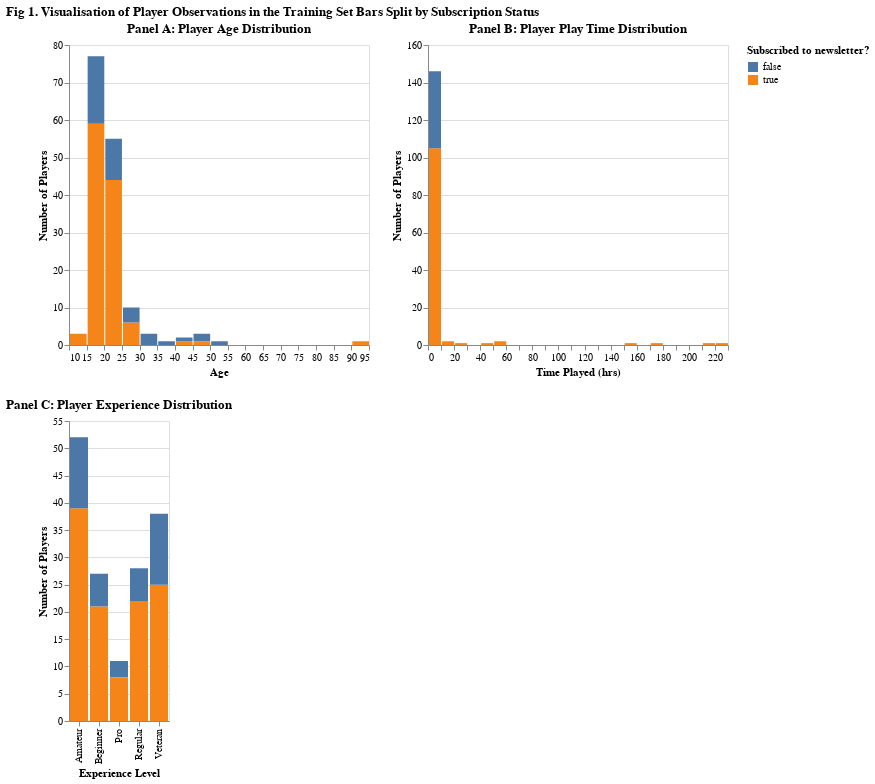

Notebook source saved alongside this figure:
### Markdown cell above
Shown below is Figure 1: A Visualisation of Player Observations in the Training Set Bars Split by Subscription Status, split by subscription status.

Orange = subscribed to the newsletter, Blue = not subscribed to the newsletter

* Panel A shows the distributions of the players' ages as a histogram.
* Panel B shows the distributions of the players' play time in hours as a histogram.
* Panel C shows the distributions of the players' experience as a bar graph.

### Code cell
age_dist = alt.Chart(players_train).mark_bar().encode(
    x = alt.X('age').bin(step=5).title('Age'),
    y = alt.Y('count()').title('Number of Players'),
    color = alt.Color('subscribe').title('Subscribed to newsletter?')
).properties(
    title=['Panel A: Player Age Distribution']
)

time_dist = alt.Chart(players_train).mark_bar().encode(
    x = alt.X('played_hours').bin(step=10).title('Time Played (hrs)'),
    y = alt.Y('count()').title('Number of Players'),
    color = alt.Color('subscribe').title('Subscribed to newsletter?')
).properties(
    title=['Panel B: Player Play Time Distribution']
)

exp_bar = alt.Chart(players_train).mark_bar().encode(
    x = alt.X('experience').title('Experience Level'),
    y = alt.Y('count()').title('Number of Players'),
    color = alt.Color('subscribe').title('Subscribed to newsletter?')
).properties(
    title=['Panel C: Player Experience Distribution']
)


alt.vconcat(alt.hconcat(age_dist, time_dist), exp_bar).properties(title=['Fig 1. Visualisation of Player Observations in the Training Set Bars Split by Subscription Status'])

### Figure 1 — Vega-Lite specification as saved in the notebook (floating-point values rounded to 4 significant figures; data arrays with more than 128 entries replaced by an {"elided": "..."} marker saying what was removed)
{"config": {"view": {"continuousWidth": 300, "continuousHeight": 300}}, "vconcat": [{"hconcat": [{"mark": {"type": "bar"}, "encoding": {"color": {"field": "subscribe", "title": "Subscribed to newsletter?", "type": "nominal"}, "x": {"bin": {"step": 5}, "field": "age", "title": "Age", "type": "quantitative"}, "y": {"aggregate": "count", "title": "Number of Players", "type": "quantitative"}}, "title": ["Panel A: Player Age Distribution"]}, {"mark": {"type": "bar"}, "encoding": {"color": {"field": "subscribe", "title": "Subscribed to newsletter?", "type": "nominal"}, "x": {"bin": {"step": 10}, "field": "played_hours", "title": "Time Played (hrs)", "type": "quantitative"}, "y": {"aggregate": "count", "title": "Number of Players", "type": "quantitative"}}, "title": ["Panel B: Player Play Time Distribution"]}]}, {"mark": {"type": "bar"}, "encoding": {"color": {"field": "subscribe", "title": "Subscribed to newsletter?", "type": "nominal"}, "x": {"field": "experience", "title": "Experience Level", "type": "nominal"}, "y": {"aggregate": "count", "title": "Number of Players", "type": "quantitative"}}, "title": ["Panel C: Player Experience Distribution"]}], "data": {"name": "data-431e0f62d1b3d7b037bb6f40f00971d0"}, "title": ["Fig 1. Visualisation of Player Observations in the Training Set Bars Split by Subscription Status"], "$schema": "https://vega.github.io/schema/vega-lite/v5.20.1.json", "datasets": {"data-431e0f62d1b3d7b037bb6f40f00971d0": {"elided": "156 records"}}}
